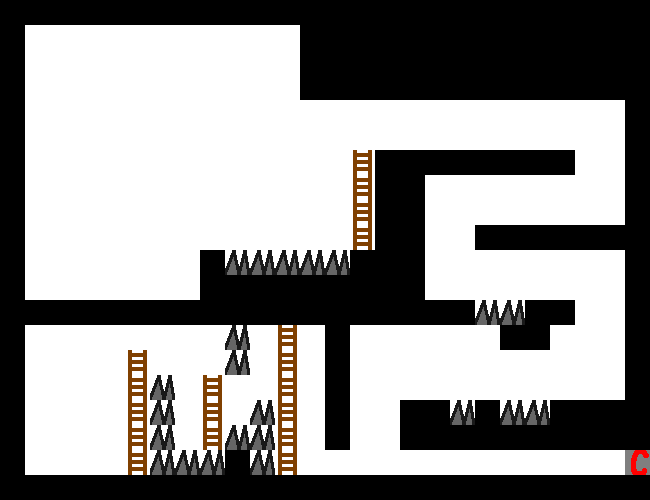

A level layout from a 2D game, rendered from its tile map. Below: a short description, then the map file with tile-grid data replaced by summaries:
An orthogonal 26x20 tile map with 25x25 px tiles, 1 tile layer (Tile Layer 1).

<map version="1.0" orientation="orthogonal" width="26" height="20" tilewidth="25" tileheight="25" backgroundcolor="#ffffff">
 <tileset firstgid="1" name="Tileset" tilewidth="25" tileheight="25">
  <image source="../Images/tileset.png" trans="ffffff" width="100" height="100" />
 </tileset>
 <layer name="Tile Layer 1" width="26" height="20">
  <data>[520 cells, 243 non-empty, 4 distinct tile ids]</data>
 </layer>
</map>